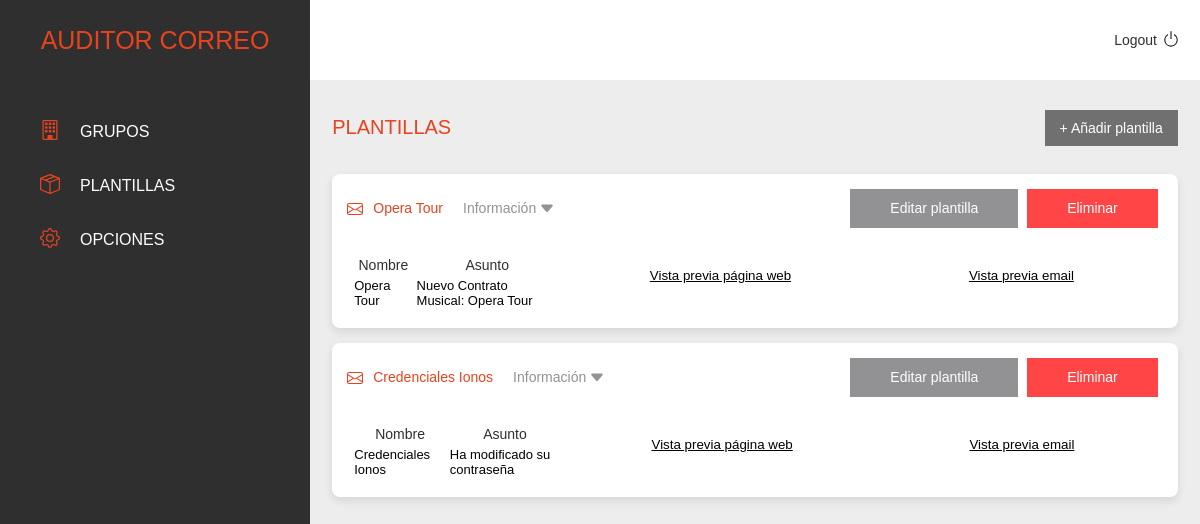
The app's page /plantillas (signed in), older data.
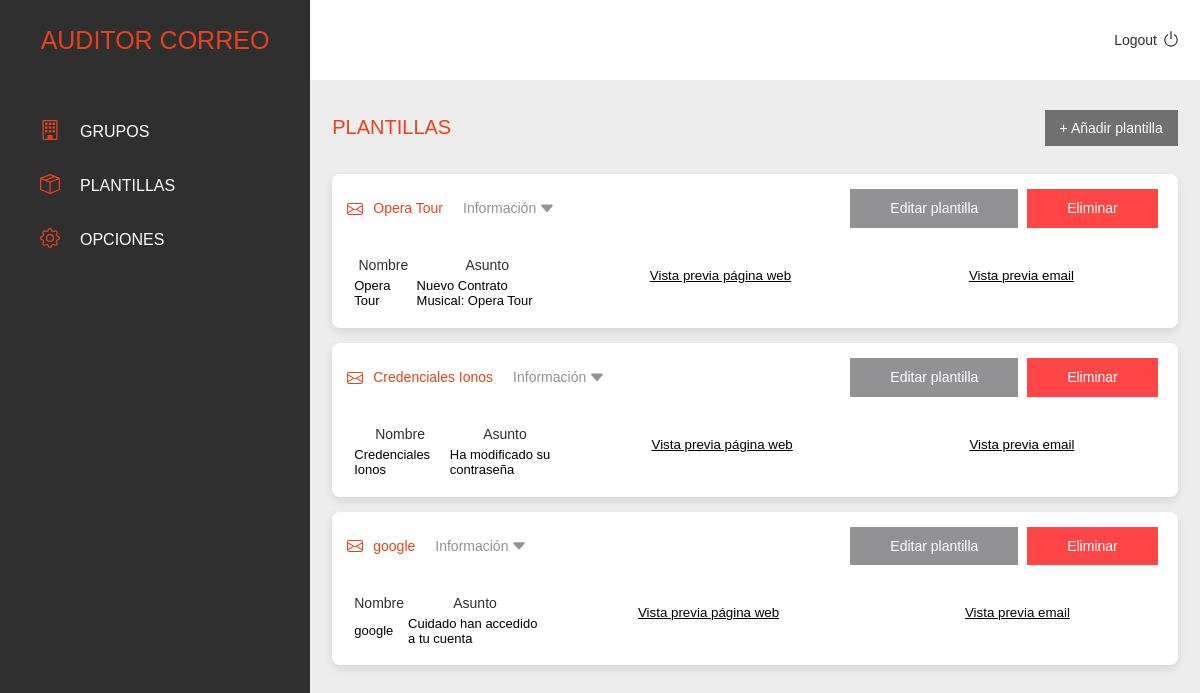
The same page, newer data.
### backend/plantillas/models.py (models this page shows, shortened)
class Plantillas(models.Model):
    OPCIONES = [
        ('phishing', 'phishing'),
        ('acceso', 'acceso'),
    ]
    id = models.AutoField(primary_key=True)
    tipo = models.CharField(max_length=20, choices=OPCIONES)
    nombre = models.CharField(max_length=50)
    asunto = models.CharField(max_length=100)
    mensaje = models.TextField()
    imagen = models.ImageField(upload_to='imagenes')
    plantilla = models.TextField()
    redireccion = models.CharField(max_length=200, null=True, blank=True)
    pdf = models.FileField(upload_to='imagenes', null=True, blank=True)
    emisor = models.ForeignKey(Emisores, on_delete=models.CASCADE)
    propietario = models.ForeignKey(User, null=True, on_delete=models.CASCADE)

### backend/plantillas/views.py (the view, shortened to what this page needs)
# urls.py: path('plantillas', views.index, name='plantillas'),
@login_required(login_url='/accounts/login/')
def index(request):
    if request.method == 'GET':
        datos = obtener_datos_plantillas(request)
        data = {
            'datos' : datos
        }
    else:
        data = obtener_datos_plantillas(request)
        data = {
            'datos' : datos
        }
    return render(request, 'backend/plantillas/index.html', data)

### backend/plantillas/views.py (called while the page is built)
@login_required(login_url='/accounts/login/')
def obtener_datos_plantillas(request):
    usuario = User.get_username(request.user)
    datos = list(Plantillas.objects.filter(propietario__username=usuario))
    return datos

### templates/backend/plantillas/index.html (shortened to what this page needs)
{% extends "backend/base.html" %}
{% load static %}
{% block content %}
<div class="titleOptions">
    <h1 class="sectionTitle uppercase">PLANTILLAS</h1>
    <a href="{% url 'añadir-plantilla' %}"><button class="addNewItem" >+ Añadir plantilla</button></a>
</div>
{% for i in datos %}
    <div class="box">
        <div class="box-header">
            <div class="box-header-info">
                <div><img class="mail-icon" src="{% static 'images/frontend/icons/mail.svg' %}"></div>
                <div><h6 class="orange email-text">{{ i.nombre }}</h6></div>
                <div id="drop-icon-{{ forloop.counter }}" class="drop-icon" onclick="dropIconPress('{{ forloop.counter }}')">
                    <div>
                        <span class="subtitle"><h6>Información</h6></span>
                        <img id="drop-down-{{ forloop.counter }}" class="drop-down icon" src="{% static 'images/frontend/correos/drop-down.svg' %}">
                    </div>
                </div>
            </div>
            <div>
                <a href="{% url 'editar-plantilla' id=i.id %}"><button class="button blue-btn"><h6>Editar plantilla</h6></button></a>
                <button onclick="toggleModal('delete{{ i.id }}') "class="button red-btn"><h6>Eliminar</h6></button>
            </div>
        </div>
        <div class="box-body box-body-left">
            <div class="pc-box">
                <div id="pc-options-box-{{ forloop.counter }}" class="pc-options-box">
                    {% block tabla %}
                    {% include 'backend/plantillas/tabla-plantilla.html' %}
                    {% endblock %}
                    <div class="previewWrapper">
                        <div class="previewTemplateButtons">
                            <button class="previewTitle" onclick="showPreview('previewContent', '{{i.id}}')"> Vista previa página web </button>
                            <button class="previewTitle" onclick="showPreview('previewEmail', '{{i.id}}')"> Vista previa email </button>
                        </div>
                    </div>
                </div>
            </div>
        </div>
    </div>
    {% endfor %}
    {% endblock %}

### templates/backend/plantillas/tabla-plantilla.html
{% load static %}
<table id="credenciales">
    <tr>
        <th> </th>
        <th><h6>Nombre</h6></th>
        <th><h6>Asunto</h6></th>
    </tr>
            <tr>
                <td></td>
                <td>{{ i.nombre }}</td>
                <td>{{ i.asunto }}</td>
            </tr>
</table>

Row changes from the older to the newer data that the page shows:
added Plantillas: nombre "google", asunto "Cuidado han accedido a tu cuenta"
